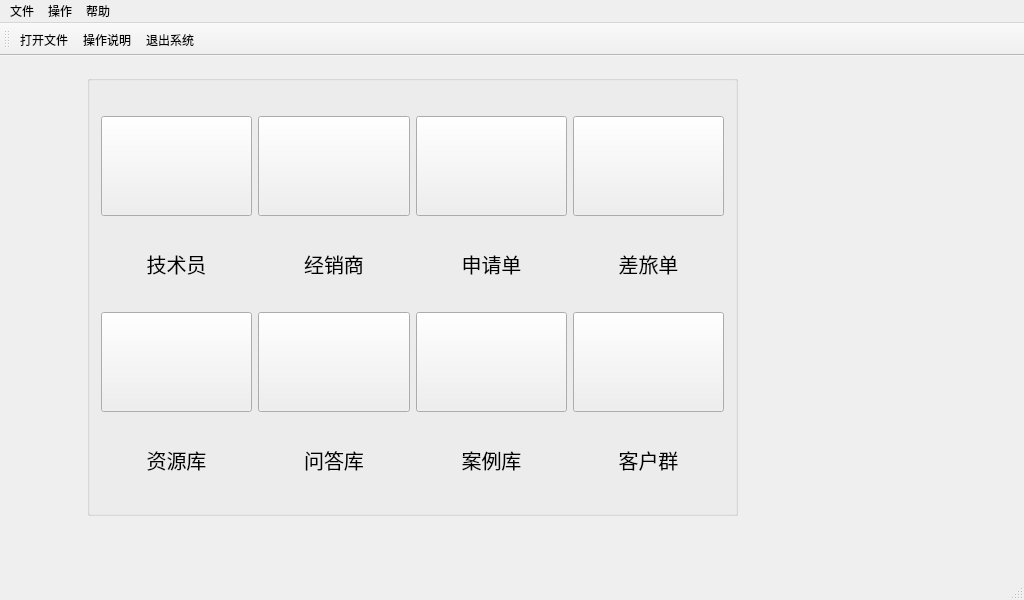
<?xml version="1.0" encoding="UTF-8"?>
<ui version="4.0">
 <class>myMainWindow</class>
 <widget class="QMainWindow" name="myMainWindow">
  <property name="geometry">
   <rect>
    <x>0</x>
    <y>0</y>
    <width>1024</width>
    <height>600</height>
   </rect>
  </property>
  <property name="minimumSize">
   <size>
    <width>1024</width>
    <height>600</height>
   </size>
  </property>
  <property name="windowTitle">
   <string>myMainWindow</string>
  </property>
  <property name="windowIcon">
   <iconset resource="myqrc.qrc">
    <normaloff>:/myqrc/main.png</normaloff>:/myqrc/main.png</iconset>
  </property>
  <widget class="QWidget" name="centralWidget">
   <widget class="QGroupBox" name="groupBox">
    <property name="geometry">
     <rect>
      <x>87</x>
      <y>19</y>
      <width>651</width>
      <height>441</height>
     </rect>
    </property>
    <property name="title">
     <string/>
    </property>
    <layout class="QGridLayout" name="gridLayout">
     <item row="0" column="0">
      <widget class="QPushButton" name="EngineerBt">
       <property name="minimumSize">
        <size>
         <width>100</width>
         <height>100</height>
        </size>
       </property>
       <property name="text">
        <string/>
       </property>
       <property name="icon">
        <iconset resource="myqrc.qrc">
         <normaloff>:/myqrc/Technical.png</normaloff>:/myqrc/Technical.png</iconset>
       </property>
       <property name="iconSize">
        <size>
         <width>60</width>
         <height>60</height>
        </size>
       </property>
      </widget>
     </item>
     <item row="0" column="1">
      <widget class="QPushButton" name="DealerBt">
       <property name="minimumSize">
        <size>
         <width>100</width>
         <height>100</height>
        </size>
       </property>
       <property name="text">
        <string/>
       </property>
       <property name="icon">
        <iconset resource="myqrc.qrc">
         <normaloff>:/myqrc/dealer.png</normaloff>:/myqrc/dealer.png</iconset>
       </property>
       <property name="iconSize">
        <size>
         <width>60</width>
         <height>60</height>
        </size>
       </property>
      </widget>
     </item>
     <item row="0" column="2">
      <widget class="QPushButton" name="ApplyBt">
       <property name="minimumSize">
        <size>
         <width>100</width>
         <height>100</height>
        </size>
       </property>
       <property name="text">
        <string/>
       </property>
       <property name="icon">
        <iconset resource="myqrc.qrc">
         <normaloff>:/myqrc/apply.png</normaloff>:/myqrc/apply.png</iconset>
       </property>
       <property name="iconSize">
        <size>
         <width>60</width>
         <height>60</height>
        </size>
       </property>
      </widget>
     </item>
     <item row="0" column="3">
      <widget class="QPushButton" name="TravelBt">
       <property name="minimumSize">
        <size>
         <width>100</width>
         <height>100</height>
        </size>
       </property>
       <property name="text">
        <string/>
       </property>
       <property name="icon">
        <iconset resource="myqrc.qrc">
         <normaloff>:/myqrc/evection.png</normaloff>:/myqrc/evection.png</iconset>
       </property>
       <property name="iconSize">
        <size>
         <width>60</width>
         <height>60</height>
        </size>
       </property>
      </widget>
     </item>
     <item row="1" column="0">
      <widget class="QLabel" name="label">
       <property name="minimumSize">
        <size>
         <width>0</width>
         <height>36</height>
        </size>
       </property>
       <property name="maximumSize">
        <size>
         <width>16777215</width>
         <height>36</height>
        </size>
       </property>
       <property name="font">
        <font>
         <family>楷体</family>
         <pointsize>15</pointsize>
         <weight>50</weight>
         <italic>false</italic>
         <bold>false</bold>
        </font>
       </property>
       <property name="styleSheet">
        <string notr="true"/>
       </property>
       <property name="text">
        <string>技术员</string>
       </property>
       <property name="alignment">
        <set>Qt::AlignCenter</set>
       </property>
      </widget>
     </item>
     <item row="1" column="1">
      <widget class="QLabel" name="label_6">
       <property name="minimumSize">
        <size>
         <width>0</width>
         <height>36</height>
        </size>
       </property>
       <property name="maximumSize">
        <size>
         <width>16777215</width>
         <height>36</height>
        </size>
       </property>
       <property name="font">
        <font>
         <family>楷体</family>
         <pointsize>15</pointsize>
         <weight>50</weight>
         <italic>false</italic>
         <bold>false</bold>
        </font>
       </property>
       <property name="styleSheet">
        <string notr="true"/>
       </property>
       <property name="text">
        <string>经销商</string>
       </property>
       <property name="alignment">
        <set>Qt::AlignCenter</set>
       </property>
      </widget>
     </item>
     <item row="1" column="2">
      <widget class="QLabel" name="label_2">
       <property name="minimumSize">
        <size>
         <width>0</width>
         <height>36</height>
        </size>
       </property>
       <property name="maximumSize">
        <size>
         <width>16777215</width>
         <height>36</height>
        </size>
       </property>
       <property name="font">
        <font>
         <family>楷体</family>
         <pointsize>15</pointsize>
         <weight>50</weight>
         <italic>false</italic>
         <bold>false</bold>
        </font>
       </property>
       <property name="styleSheet">
        <string notr="true"/>
       </property>
       <property name="text">
        <string>申请单</string>
       </property>
       <property name="alignment">
        <set>Qt::AlignCenter</set>
       </property>
      </widget>
     </item>
     <item row="1" column="3">
      <widget class="QLabel" name="label_7">
       <property name="minimumSize">
        <size>
         <width>0</width>
         <height>36</height>
        </size>
       </property>
       <property name="maximumSize">
        <size>
         <width>16777215</width>
         <height>36</height>
        </size>
       </property>
       <property name="font">
        <font>
         <family>楷体</family>
         <pointsize>15</pointsize>
         <weight>50</weight>
         <italic>false</italic>
         <bold>false</bold>
        </font>
       </property>
       <property name="styleSheet">
        <string notr="true"/>
       </property>
       <property name="text">
        <string>差旅单</string>
       </property>
       <property name="alignment">
        <set>Qt::AlignCenter</set>
       </property>
      </widget>
     </item>
     <item row="2" column="0">
      <widget class="QPushButton" name="ResourceBt">
       <property name="minimumSize">
        <size>
         <width>100</width>
         <height>100</height>
        </size>
       </property>
       <property name="text">
        <string/>
       </property>
       <property name="icon">
        <iconset resource="myqrc.qrc">
         <normaloff>:/myqrc/FILE.png</normaloff>:/myqrc/FILE.png</iconset>
       </property>
       <property name="iconSize">
        <size>
         <width>60</width>
         <height>60</height>
        </size>
       </property>
      </widget>
     </item>
     <item row="2" column="1">
      <widget class="QPushButton" name="Q_A_Bt">
       <property name="minimumSize">
        <size>
         <width>100</width>
         <height>100</height>
        </size>
       </property>
       <property name="text">
        <string/>
       </property>
       <property name="icon">
        <iconset resource="myqrc.qrc">
         <normaloff>:/myqrc/QA.png</normaloff>:/myqrc/QA.png</iconset>
       </property>
       <property name="iconSize">
        <size>
         <width>60</width>
         <height>60</height>
        </size>
       </property>
      </widget>
     </item>
     <item row="2" column="2">
      <widget class="QPushButton" name="ExampleBt">
       <property name="minimumSize">
        <size>
         <width>100</width>
         <height>100</height>
        </size>
       </property>
       <property name="text">
        <string/>
       </property>
       <property name="icon">
        <iconset resource="myqrc.qrc">
         <normaloff>:/myqrc/case.png</normaloff>:/myqrc/case.png</iconset>
       </property>
       <property name="iconSize">
        <size>
         <width>60</width>
         <height>60</height>
        </size>
       </property>
      </widget>
     </item>
     <item row="2" column="3">
      <widget class="QPushButton" name="CustomerBt">
       <property name="minimumSize">
        <size>
         <width>100</width>
         <height>100</height>
        </size>
       </property>
       <property name="text">
        <string/>
       </property>
       <property name="icon">
        <iconset resource="myqrc.qrc">
         <normaloff>:/myqrc/customer.png</normaloff>:/myqrc/customer.png</iconset>
       </property>
       <property name="iconSize">
        <size>
         <width>60</width>
         <height>60</height>
        </size>
       </property>
      </widget>
     </item>
     <item row="3" column="0">
      <widget class="QLabel" name="label_3">
       <property name="minimumSize">
        <size>
         <width>0</width>
         <height>36</height>
        </size>
       </property>
       <property name="maximumSize">
        <size>
         <width>16777215</width>
         <height>36</height>
        </size>
       </property>
       <property name="font">
        <font>
         <family>楷体</family>
         <pointsize>15</pointsize>
         <weight>50</weight>
         <italic>false</italic>
         <bold>false</bold>
        </font>
       </property>
       <property name="styleSheet">
        <string notr="true"/>
       </property>
       <property name="text">
        <string>资源库</string>
       </property>
       <property name="alignment">
        <set>Qt::AlignCenter</set>
       </property>
      </widget>
     </item>
     <item row="3" column="1">
      <widget class="QLabel" name="label_4">
       <property name="minimumSize">
        <size>
         <width>0</width>
         <height>36</height>
        </size>
       </property>
       <property name="maximumSize">
        <size>
         <width>16777215</width>
         <height>36</height>
        </size>
       </property>
       <property name="font">
        <font>
         <family>楷体</family>
         <pointsize>15</pointsize>
         <weight>50</weight>
         <italic>false</italic>
         <bold>false</bold>
        </font>
       </property>
       <property name="styleSheet">
        <string notr="true"/>
       </property>
       <property name="text">
        <string>问答库</string>
       </property>
       <property name="alignment">
        <set>Qt::AlignCenter</set>
       </property>
      </widget>
     </item>
     <item row="3" column="2">
      <widget class="QLabel" name="label_5">
       <property name="minimumSize">
        <size>
         <width>0</width>
         <height>36</height>
        </size>
       </property>
       <property name="maximumSize">
        <size>
         <width>16777215</width>
         <height>36</height>
        </size>
       </property>
       <property name="font">
        <font>
         <family>楷体</family>
         <pointsize>15</pointsize>
         <weight>50</weight>
         <italic>false</italic>
         <bold>false</bold>
        </font>
       </property>
       <property name="styleSheet">
        <string notr="true"/>
       </property>
       <property name="text">
        <string>案例库</string>
       </property>
       <property name="alignment">
        <set>Qt::AlignCenter</set>
       </property>
      </widget>
     </item>
     <item row="3" column="3">
      <widget class="QLabel" name="label_9">
       <property name="minimumSize">
        <size>
         <width>0</width>
         <height>36</height>
        </size>
       </property>
       <property name="maximumSize">
        <size>
         <width>16777215</width>
         <height>36</height>
        </size>
       </property>
       <property name="font">
        <font>
         <family>楷体</family>
         <pointsize>15</pointsize>
         <weight>50</weight>
         <italic>false</italic>
         <bold>false</bold>
        </font>
       </property>
       <property name="styleSheet">
        <string notr="true"/>
       </property>
       <property name="text">
        <string>客户群</string>
       </property>
       <property name="alignment">
        <set>Qt::AlignCenter</set>
       </property>
      </widget>
     </item>
    </layout>
   </widget>
  </widget>
  <widget class="QMenuBar" name="menuBar">
   <property name="geometry">
    <rect>
     <x>0</x>
     <y>0</y>
     <width>1024</width>
     <height>23</height>
    </rect>
   </property>
   <widget class="QMenu" name="FileMenu">
    <property name="title">
     <string>文件</string>
    </property>
    <addaction name="openFileMenu"/>
   </widget>
   <widget class="QMenu" name="HelpMenu">
    <property name="title">
     <string>帮助</string>
    </property>
    <addaction name="OperHelpAct"/>
    <addaction name="WebsiteAct"/>
   </widget>
   <widget class="QMenu" name="OperMenu">
    <property name="title">
     <string>操作</string>
    </property>
    <addaction name="EngineerAct"/>
    <addaction name="DealerAct"/>
    <addaction name="ApplyAct"/>
    <addaction name="TravelAct"/>
    <addaction name="ResourceAct"/>
    <addaction name="Q_A_Act"/>
    <addaction name="CustomerAct"/>
    <addaction name="ExampleAct"/>
   </widget>
   <addaction name="FileMenu"/>
   <addaction name="OperMenu"/>
   <addaction name="HelpMenu"/>
  </widget>
  <widget class="QToolBar" name="mainToolBar">
   <attribute name="toolBarArea">
    <enum>TopToolBarArea</enum>
   </attribute>
   <attribute name="toolBarBreak">
    <bool>false</bool>
   </attribute>
   <addaction name="openFileMenu"/>
   <addaction name="OperHelpAct"/>
   <addaction name="CloseSysAct"/>
  </widget>
  <widget class="QStatusBar" name="statusBar"/>
  <action name="openFileMenu">
   <property name="icon">
    <iconset resource="myqrc.qrc">
     <normaloff>:/myqrc/openFile.png</normaloff>:/myqrc/openFile.png</iconset>
   </property>
   <property name="text">
    <string>打开文件</string>
   </property>
  </action>
  <action name="EngineerAct">
   <property name="icon">
    <iconset resource="myqrc.qrc">
     <normaloff>:/myqrc/Technical.png</normaloff>:/myqrc/Technical.png</iconset>
   </property>
   <property name="text">
    <string>技术员</string>
   </property>
  </action>
  <action name="DealerAct">
   <property name="icon">
    <iconset resource="myqrc.qrc">
     <normaloff>:/myqrc/dealer.png</normaloff>:/myqrc/dealer.png</iconset>
   </property>
   <property name="text">
    <string>经销商</string>
   </property>
  </action>
  <action name="ApplyAct">
   <property name="icon">
    <iconset resource="myqrc.qrc">
     <normaloff>:/myqrc/apply.png</normaloff>:/myqrc/apply.png</iconset>
   </property>
   <property name="text">
    <string>申请单</string>
   </property>
  </action>
  <action name="TravelAct">
   <property name="icon">
    <iconset resource="myqrc.qrc">
     <normaloff>:/myqrc/evection.png</normaloff>:/myqrc/evection.png</iconset>
   </property>
   <property name="text">
    <string>差旅单</string>
   </property>
  </action>
  <action name="ResourceAct">
   <property name="icon">
    <iconset resource="myqrc.qrc">
     <normaloff>:/myqrc/FILE.png</normaloff>:/myqrc/FILE.png</iconset>
   </property>
   <property name="text">
    <string>资源库</string>
   </property>
  </action>
  <action name="Q_A_Act">
   <property name="icon">
    <iconset resource="myqrc.qrc">
     <normaloff>:/myqrc/QA.png</normaloff>:/myqrc/QA.png</iconset>
   </property>
   <property name="text">
    <string>问答库</string>
   </property>
  </action>
  <action name="CustomerAct">
   <property name="icon">
    <iconset resource="myqrc.qrc">
     <normaloff>:/myqrc/customer.png</normaloff>:/myqrc/customer.png</iconset>
   </property>
   <property name="text">
    <string>客户群</string>
   </property>
  </action>
  <action name="OperHelpAct">
   <property name="icon">
    <iconset resource="myqrc.qrc">
     <normaloff>:/myqrc/OperHelp.png</normaloff>:/myqrc/OperHelp.png</iconset>
   </property>
   <property name="text">
    <string>操作说明</string>
   </property>
  </action>
  <action name="CloseSysAct">
   <property name="icon">
    <iconset resource="myqrc.qrc">
     <normaloff>:/myqrc/closeSys.png</normaloff>:/myqrc/closeSys.png</iconset>
   </property>
   <property name="text">
    <string>退出系统</string>
   </property>
   <property name="toolTip">
    <string>退出系统</string>
   </property>
  </action>
  <action name="ExampleAct">
   <property name="icon">
    <iconset resource="myqrc.qrc">
     <normaloff>:/myqrc/case.png</normaloff>:/myqrc/case.png</iconset>
   </property>
   <property name="text">
    <string>案例库</string>
   </property>
  </action>
  <action name="WebsiteAct">
   <property name="icon">
    <iconset resource="myqrc.qrc">
     <normaloff>:/myqrc/www.png</normaloff>:/myqrc/www.png</iconset>
   </property>
   <property name="text">
    <string>访问官网</string>
   </property>
  </action>
 </widget>
 <layoutdefault spacing="6" margin="11"/>
 <resources>
  <include location="myqrc.qrc"/>
 </resources>
 <connections/>
</ui>
